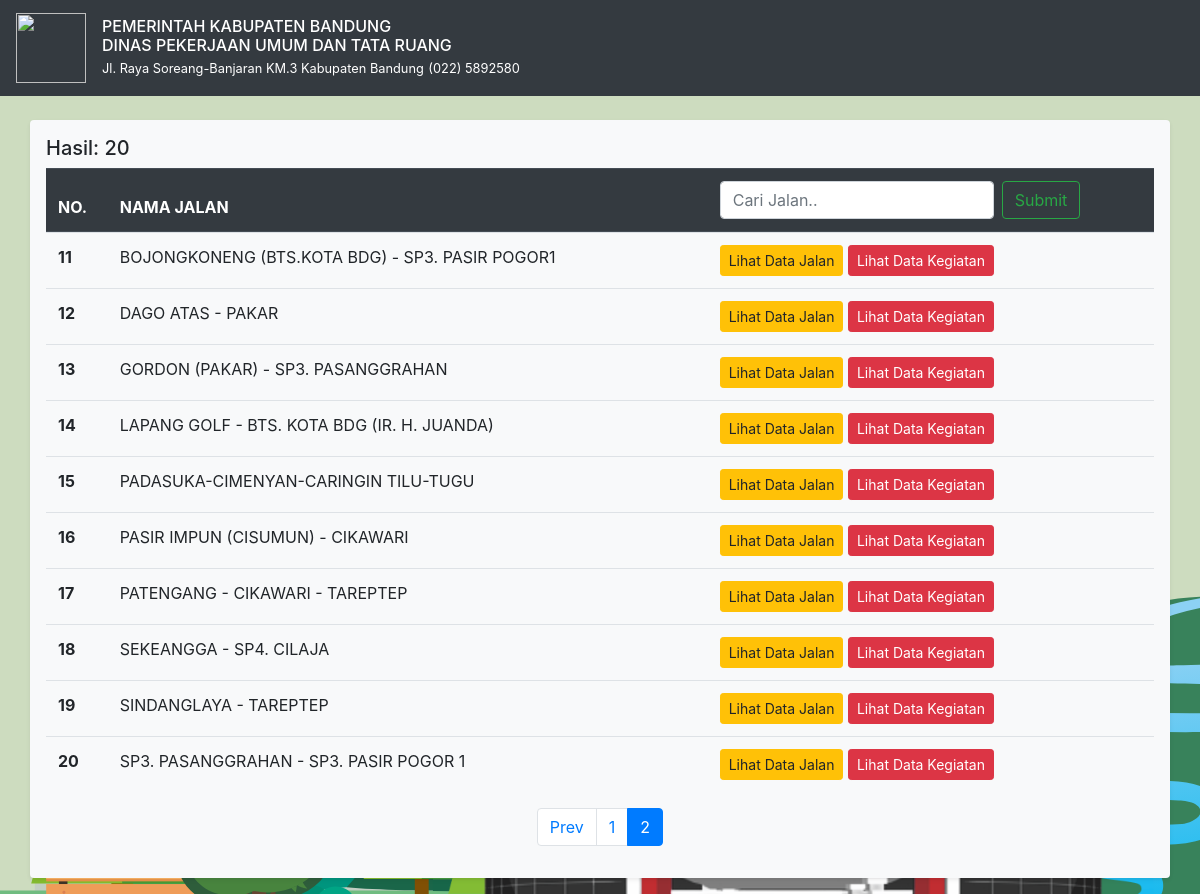
Page /main/index/10 on the committed database.
### tables this page shows
CREATE TABLE `jalan` (
  `id` int(11) NOT NULL,
  `jalan` varchar(255) DEFAULT NULL,
  `no_ruas` varchar(64) DEFAULT NULL,
  `kecamatan` varchar(128) DEFAULT NULL,
  `desa` varchar(128) DEFAULT NULL,
  `panjang` float DEFAULT NULL,
  `lebar` float DEFAULT NULL,
  `aspal` float DEFAULT NULL,
  `beton` float DEFAULT NULL,
  `kerikil` float DEFAULT NULL,
  `tanah_belum` float DEFAULT NULL,
  `baik` float DEFAULT NULL,
  `sedang` float DEFAULT NULL,
  `rusak_ringan` float DEFAULT NULL,
  `rusak_berat` float DEFAULT NULL,
  `dokumentasi` varchar(256) DEFAULT NULL,
  `kegiatan` varchar(50) DEFAULT NULL,
  `perusahaan` varchar(50) DEFAULT NULL,
  `kontrak` int(12) DEFAULT NULL,
  `jangka` varchar(64) DEFAULT NULL,
  `volume_pekerjaan` int(12) DEFAULT NULL,
  `foto_kegiatan` varchar(128) DEFAULT NULL,
  `video_kegiatan` varchar(128) DEFAULT NULL
);

### index.php (called while the page is built, shortened)
<?php
require_once BASEPATH.'core/CodeIgniter.php';

### application/models/M_Jalan.php (called while the page is built, shortened)
<?php
class M_Jalan extends CI_model
{
    function get_jalan_list($limit, $start, $keyword = null)
    {
        $query = $this->db->get('jalan', $limit, $start);
        return $query;
    }
}

### application/views/Main.php (the view, shortened to what this page needs)
<!doctype html>
<html lang="en">
<head>
    <link href="<?= base_url(); ?>/assets/dist/css/bootstrap.min.css" rel="stylesheet">
    <link href="<?= base_url(); ?>/assets/dist/css/starter-template.css" rel="stylesheet">
</head>
<body>
    <nav class="navbar navbar-expand-md navbar-dark bg-dark fixed-top">
        <a class="navbar-brand" href="#">
            <img src="<?= base_url('assets/img/'); ?>pemkab.png" width="70" height="70" alt="">
        </a>
        <div class="lh-100">
            <h6 class="mb-0 text-center-Black lh-100" style="color: white;"> PEMERINTAH KABUPATEN BANDUNG</h6>
            <h6 class="mb-0 text-center-Black lh-100" style="color: white;"> DINAS PEKERJAAN UMUM DAN TATA RUANG</h6>
            <small style="color: white;"> Jl. Raya Soreang-Banjaran KM.3 Kabupaten Bandung</small>
            <small style="color: white;"> (022) 5892580</small>
        </div>
    </nav>
    <br>
    <main role="main" class="container my-3 p-3 bg-light rounded shadow-sm">
        <table class="table">
            <thead class="thead-dark">
                <h5>Hasil: <?= $total_rows; ?></h5>
                <tr>
                    <th scope="col">NO.</th>
                    <th scope="col" width="600px">NAMA JALAN</th>
                    <th scope="col">
                        <form class="form-inline" action="<?= base_url('main'); ?>" method="post">
                            <input class="form-control mr-sm-2" name="keyword" type="text" placeholder="Cari Jalan.." autocomplete="false">
                            <input class="btn btn-outline-success my-2 my-sm-0" name="submit" type="submit">
                        </form>
                    </th>
                </tr>
            </thead>
            <tbody>
                <tr>
                    <?php foreach ($jalan->result() as $row) : ?>
                <tr>
                    <th scope="row"><?= ++$page ?></th>
                    <td><?php echo $row->jalan; ?></td>
                    <td>
                        <a href="<?= base_url('main/data_jalan/' . $row->id); ?>" class="btn btn-warning btn-sm">Lihat Data Jalan</i></a>
                        <a href="<?= base_url('main/data_kegiatan/') . $row->id; ?>" class="btn btn-danger btn-sm">Lihat Data Kegiatan</a>
                    </td>
                </tr>
            <?php endforeach; ?>
            </tbody>
        </table>
        <?php
        echo $pagination;
        ?>
    </main>
</body>
</html>

### rows in the picture
jalan: jalan "BOJONGKONENG (BTS.KOTA BDG) - SP3. PASIR POGOR1"
jalan: jalan "DAGO ATAS - PAKAR"
jalan: jalan "GORDON (PAKAR) - SP3. PASANGGRAHAN"
jalan: jalan "LAPANG GOLF - BTS. KOTA BDG (IR. H. JUANDA)"
jalan: jalan "PADASUKA-CIMENYAN-CARINGIN TILU-TUGU"
jalan: jalan "PASIR IMPUN (CISUMUN) - CIKAWARI"
jalan: jalan "PATENGANG - CIKAWARI - TAREPTEP"
jalan: jalan "SEKEANGGA - SP4. CILAJA"
jalan: jalan "SINDANGLAYA - TAREPTEP"
jalan: jalan "SP3. PASANGGRAHAN - SP3. PASIR POGOR 1"

### other values in the picture
$total_rows "20"
$pagination "Prev 1 2"
